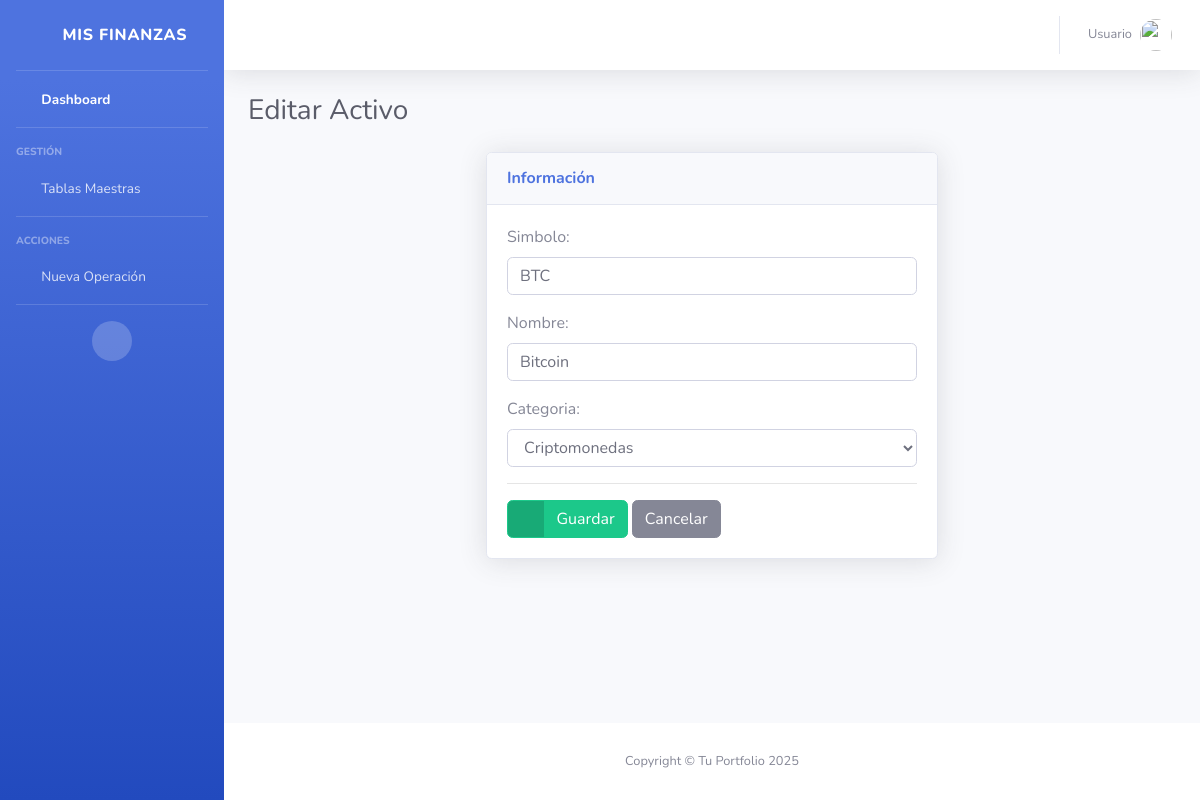
The page /activos/editar/1/ on the database its author committed.
### inversiones/models.py (models this page shows, shortened)
class Activo(models.Model):
    simbolo = models.CharField(max_length=10) # Ej: BTC
    nombre = models.CharField(max_length=100)
    categoria = models.ForeignKey(Categoria, on_delete=models.CASCADE)

### inversiones/views.py (the view)
# urls.py: path('activos/editar/<int:pk>/', ActivoUpdateView.as_view(), name='editar_activo'),
class ActivoUpdateView(UpdateView):
    model = Activo
    form_class = ActivoForm
    template_name = 'inversiones/generico_form.html'
    success_url = reverse_lazy('activos_list')
    def get_context_data(self, **kwargs):
        context = super().get_context_data(**kwargs)
        context['titulo'] = "Editar Activo"
        context['cancel_url'] = reverse_lazy('activos_list')
        return context

### inversiones/forms.py
class ActivoForm(forms.ModelForm):
    class Meta:
        model = Activo
        fields = ['simbolo', 'nombre', 'categoria'] # Pedimos Símbolo, Nombre y su Categoría
        widgets = {
            'simbolo': forms.TextInput(attrs={'class': 'form-control', 'placeholder': 'Ej: AAPL, BTC'}),
            'nombre': forms.TextInput(attrs={'class': 'form-control', 'placeholder': 'Ej: Apple Inc., Bitcoin'}),
            'categoria': forms.Select(attrs={'class': 'form-control'}), # Lista desplegable
        }

### inversiones/models.py (called while the page is built)
    def __str__(self):
        return self.nombre

### inversiones/templates/inversiones/generico_form.html (shortened to what this page needs)
{% extends 'inversiones/index.html' %}
{% load static %}
{% block content %}
<div class="container-fluid">
    <h1 class="h3 mb-4 text-gray-800">{{ titulo }}</h1>
    <div class="row justify-content-center">
        <div class="col-lg-6">
            <div class="card shadow mb-4">
                <div class="card-header py-3">
                    <h6 class="m-0 font-weight-bold text-primary">Información</h6>
                </div>
                <div class="card-body">
                    <form method="post">
                        {% for field in form %}
                        <div class="form-group">
                            <label>{{ field.label }}:</label>
                            {{ field }}
                        </div>
                        {% endfor %}
                        <hr>
                        <button type="submit" class="btn btn-success btn-icon-split">
                            <span class="icon text-white-50">
                                <i class="fas fa-check"></i>
                            </span>
                            <span class="text">Guardar</span>
                        </button>
                        <a href="{{ cancel_url }}" class="btn btn-secondary btn-icon-split">
                            <span class="text">Cancelar</span>
                        </a>
                    </form>
                </div>
            </div>
        </div>
    </div>
</div>
{% endblock %}

### rows shown on the page
Activo: form "BTC" "Bitcoin" "Criptomonedas"

### other values the page prints
{{ titulo }} "Editar Activo"
{{ field.label }} "Simbolo" "Nombre" "Categoria"
